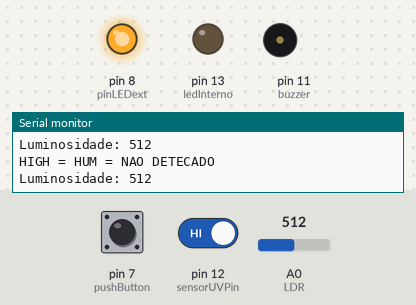
Bench run of a sketch on a simulated Arduino Uno, built with avr-gcc and run on an emulated ATmega328P. Shown: output pins drawn as LEDs (lit = HIGH), buzzer (waves = sounding, pin HIGH), the last lines printed to the serial monitor. The inputs (shaded band) are chosen by the test bench; at power-on: pin 12 (sensorUVPin) HIGH, A0 (LDR) = 512, pin 7 (pushButton) HIGH.

Above: at 1.4 s.
1.5 s: pin 12 (sensorUVPin) driven LOW
At 2.9 s:
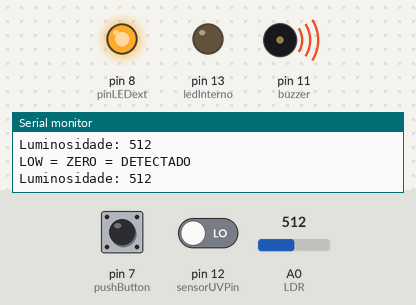
3.2 s: A0 (LDR) set to 642
6.5 s: A0 (LDR) set to 668
At 7.0 s:
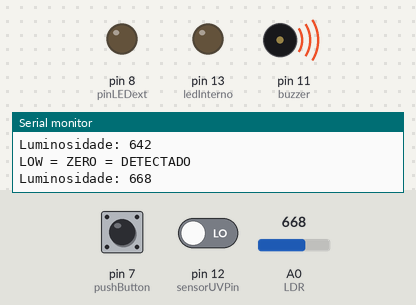
8.1 s: pin 7 (pushButton) pulled LOW for 1 s
At 9.6 s:
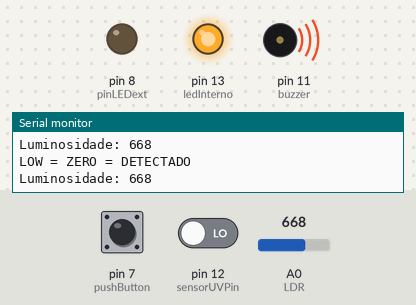
10.6 s: pin 12 (sensorUVPin) driven HIGH
At 11.2 s:
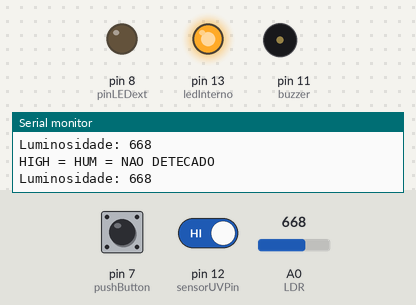
12.4 s: pin 7 (pushButton) pulled LOW for 0.75 s
At 14.0 s:
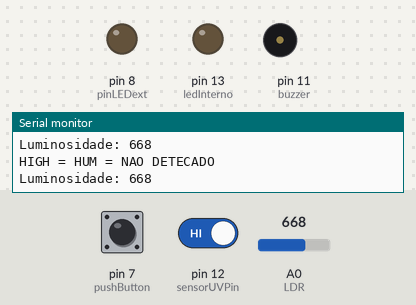
Timing chart, 0 to 15.5 s (numbered marks = the images above; inputs shaded):
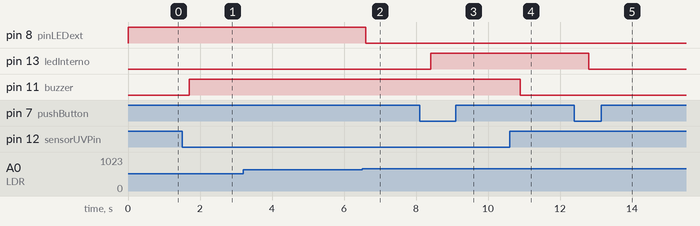

Measured:
- the behaviour switches between 649 and 650 on A0 (LDR) (found by bisection; images 1 and 2)
- after the input at 1.5 s, pin 11 (buzzer): LOW → HIGH after 0.20 s
- after the input at 6.5 s, pin 8 (pinLEDext): HIGH → LOW after 0.11 s
- after the input at 8.1 s, pin 13 (ledInterno): LOW → HIGH after 0.31 s
- after the input at 10.6 s, pin 11 (buzzer): HIGH → LOW after 0.30 s
- after the input at 12.4 s, pin 13 (ledInterno): HIGH → LOW after 0.40 s

The sketch:

Projeto_Casa_Inteligente_v3.ino
```cpp
/*  #############################
    ####  CASA INTELIGENTE ######
    #### 1o AMS - DS 2024  ######
    #############################
*/

// declarando Vars e const
const int buzzer = 11;        // pino buzzer
const int ledAlarmePin = 11;  // pino LED alarme
const int pinLEDext = 8;      //pino LED externo
const int pushButton = 7;     // pino pushButton
const int ledInterno = 13;    // pin LEDs internos
const int sensorUVPin = 12;   // pin SensorUV
bool estadoled = 0;           // var booleana do estado do led (pushbutton)


void setup() {
  Serial.begin(9600);  //inicializa a serial em 9600bps
  pinMode(buzzer, OUTPUT);
  pinMode(ledAlarmePin, OUTPUT);
  pinMode(pinLEDext, OUTPUT);
  pinMode(pushButton, INPUT_PULLUP);
  pinMode(ledInterno, OUTPUT);
  pinMode(sensorUVPin, INPUT);
}

void loop() {
  // LEDs Internos
  if (digitalRead(pushButton) == LOW) {
    estadoled = !estadoled;  //troca o estado do LED
    digitalWrite(ledInterno, estadoled);
    while (digitalRead(pushButton) == LOW)
      ;
    delay(100);
  }

  //LEDs externos
  int LDR = analogRead(A0);  //lê porta Analogica A0 => LDR
  Serial.print("Luminosidade: ");
  Serial.println(LDR);  // imprime saida LDR na Serial

  if (LDR < 650)                    //se o LDR tiver luminosidade menor que 800 (varia de 1 a 1024)
    digitalWrite(pinLEDext, HIGH);  // liga os LEDs externos
  else
    digitalWrite(pinLEDext, LOW);  //senao desliga os LEDs externos
  delay(500);

  //SensorUV
  if (digitalRead(sensorUVPin) == LOW) {
    Serial.println("LOW = ZERO = DETECTADO");
    digitalWrite(buzzer, HIGH);
    digitalWrite(ledAlarmePin, HIGH);
  } else {
    Serial.println("HIGH = HUM = NAO DETECADO");
    digitalWrite(buzzer, LOW);
    digitalWrite(ledAlarmePin, LOW);
  }
  delay(100);
}
```
